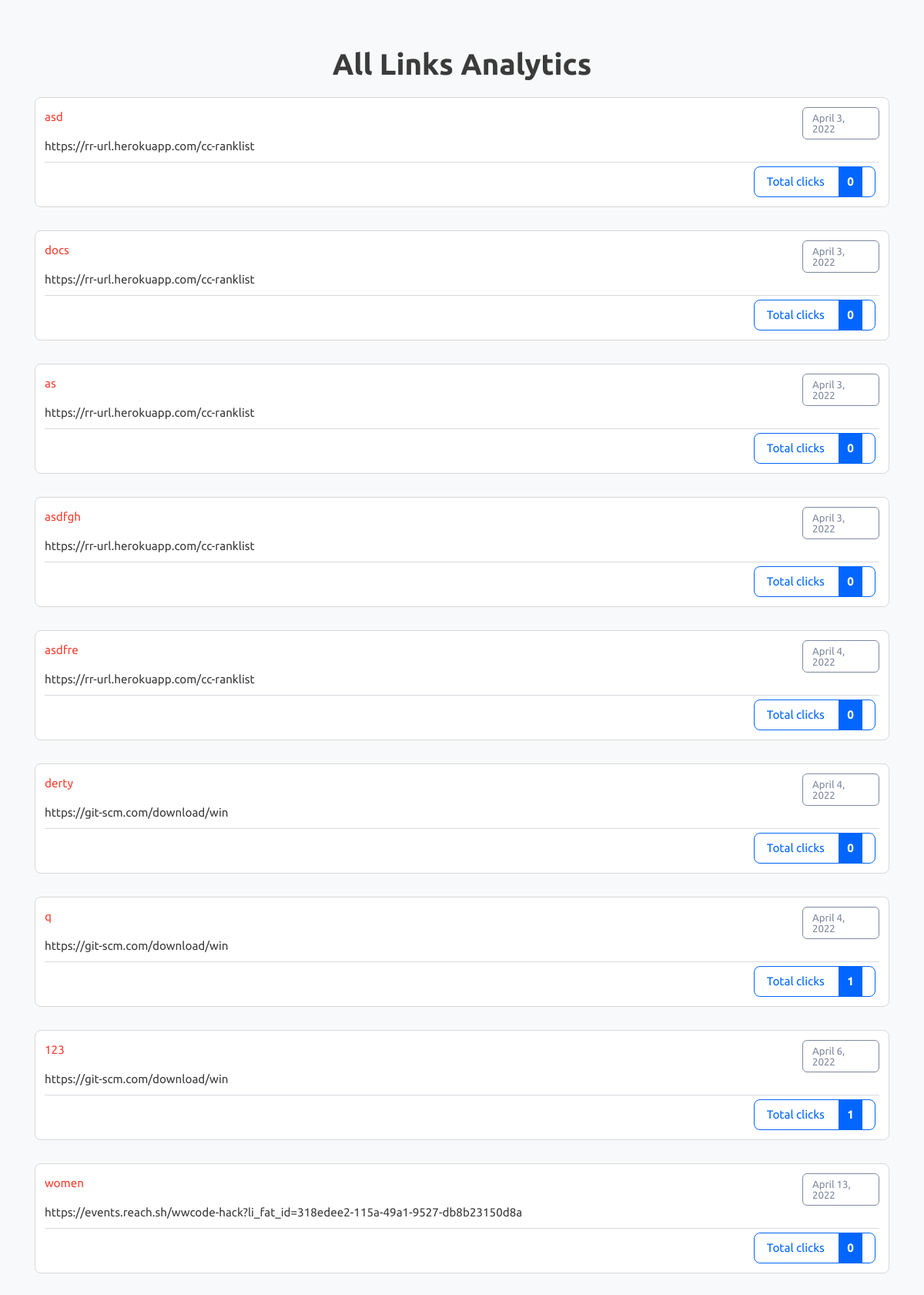
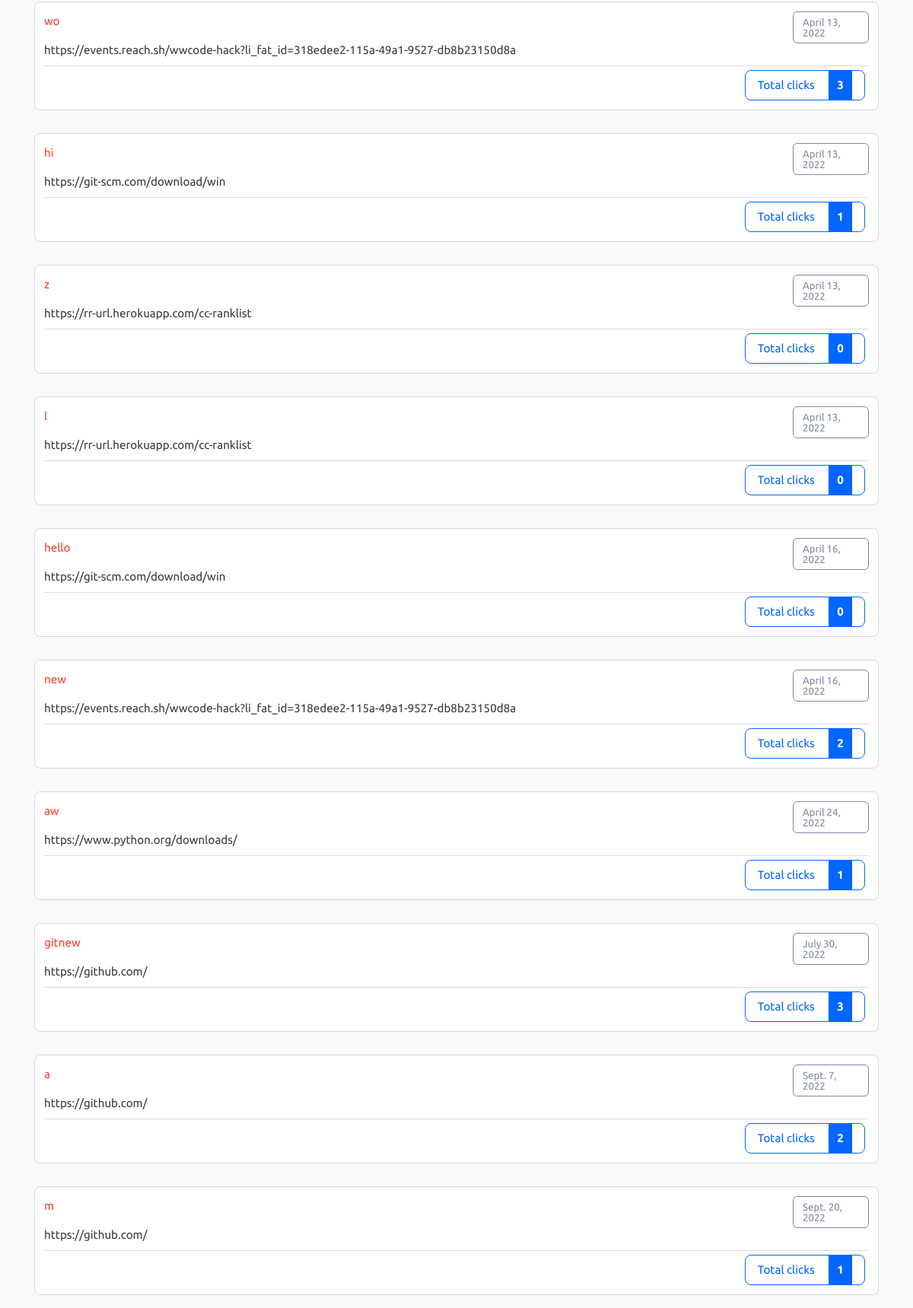
Page /all-analytics (upper part) on the committed database (2 pictures, top to bottom).
### myapp/models.py (models this page shows)
class LongtoShort(models.Model):
    long_url = models.URLField(max_length=500) #making fields here #column names
    short_url = models.CharField(max_length=50, unique = True) #value should be unique
    date = models.DateField(auto_now_add= True) #automatically add date
    clicks = models.IntegerField(default=0)

### myapp/views.py (the view)
# urls.py: path('all-analytics', views.all_analytics),
def all_analytics(request):
    rows = LongtoShort.objects.all() #to fetch all rows
    context = {
        "rows": rows
    }
    return render(request, "all-analytics.html",context)

### myapp/templates/all-analytics.html (shortened to what this page needs)
{% load static %}
<!DOCTYPE html>
<html lang="en" class="">
<head>
	<link rel="stylesheet" href="{% static 'bootstrap.min.css' %}" type="text/css" media="screen">
	<link rel="stylesheet" href="{% static 'style.css' %}" type="text/css" media="screen">
</head>
<body class="pace-done lout_stats30">
	<main id="content" role="main" class="wyniki wyniki_all">
		<div class="container">
			<div class="row">
				<div class="col-12 page_log_in mt-0">
					<h2 class="h1" style="text-align: center;">All Links Analytics</h2>
				</div>
				{% for obj in rows %}
				<div class="url_options url_stats_o" id="1">
					<p class="data_link">{{ obj.date }}</p>
					<p class="url_link">
						{{ obj.long_url }}
					</p>
					<p id="link" class="link_element">
						<a href="/analytics/ {{ obj.short_url }}" class="short_url_l" target="blank">
							{{ obj.short_url }}</a>
					</p>
					<div class="stats_total btn-cutt click_stats btn_norm">
						<div>Total clicks <strong class="allClicks">{{ obj.clicks }}</strong></div>
					</div>
				</div>
				{% endfor %}
			</div>
		</div>
	</main>
</body>
</html>

### rows in the picture
LongtoShort: date "April 3, 2022", long_url "https://rr-url.herokuapp.com/cc-ranklist", short_url "asd", clicks "0"
LongtoShort: date "April 3, 2022", long_url "https://rr-url.herokuapp.com/cc-ranklist", short_url "docs", clicks "0"
LongtoShort: date "April 3, 2022", long_url "https://rr-url.herokuapp.com/cc-ranklist", short_url "as", clicks "0"
LongtoShort: date "April 3, 2022", long_url "https://rr-url.herokuapp.com/cc-ranklist", short_url "asdfgh", clicks "0"
LongtoShort: date "April 4, 2022", long_url "https://rr-url.herokuapp.com/cc-ranklist", short_url "asdfre", clicks "0"
LongtoShort: date "April 4, 2022", long_url "https://git-scm.com/download/win", short_url "derty", clicks "0"
LongtoShort: date "April 4, 2022", long_url "https://git-scm.com/download/win", short_url "q", clicks "1"
LongtoShort: date "April 6, 2022", long_url "https://git-scm.com/download/win", short_url "123", clicks "1"
LongtoShort: date "April 13, 2022", long_url "https://events.reach.sh/wwcode-hack?li_fat_id=318edee2-115a-49a1-9527-db8b23150d8a", short_url "women", clicks "0"
LongtoShort: date "April 13, 2022", long_url "https://events.reach.sh/wwcode-hack?li_fat_id=318edee2-115a-49a1-9527-db8b23150d8a", short_url "wo", clicks "3"
LongtoShort: date "April 13, 2022", long_url "https://git-scm.com/download/win", short_url "hi", clicks "1"
LongtoShort: date "April 13, 2022", long_url "https://rr-url.herokuapp.com/cc-ranklist", short_url "z", clicks "0"
LongtoShort: date "April 13, 2022", long_url "https://rr-url.herokuapp.com/cc-ranklist", short_url "l", clicks "0"
LongtoShort: date "April 16, 2022", long_url "https://git-scm.com/download/win", short_url "hello", clicks "0"
LongtoShort: date "April 16, 2022", long_url "https://events.reach.sh/wwcode-hack?li_fat_id=318edee2-115a-49a1-9527-db8b23150d8a", short_url "new", clicks "2"
LongtoShort: date "April 24, 2022", long_url "https://www.python.org/downloads/", short_url "aw", clicks "1"
LongtoShort: date "July 30, 2022", long_url "https://github.com/", short_url "gitnew", clicks "3"
LongtoShort: date "Sept. 7, 2022", long_url "https://github.com/", short_url "a", clicks "2"
LongtoShort: date "Sept. 20, 2022", long_url "https://github.com/", short_url "m", clicks "1"
